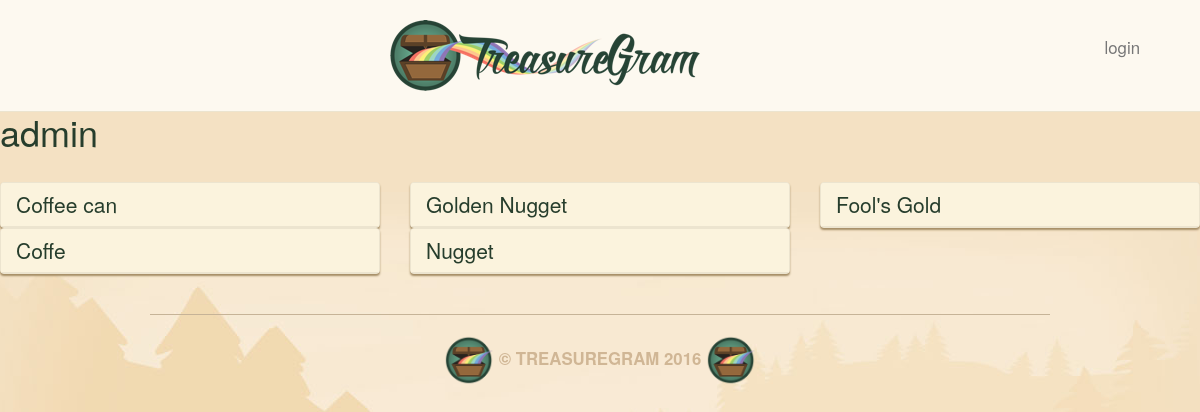
Before: /user/admin/ with the older database file.
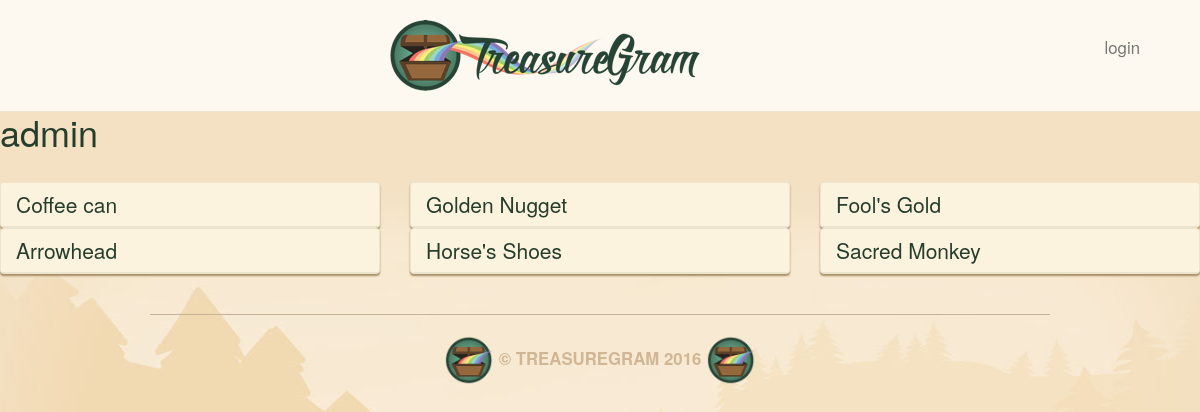
After: the same page with the newer database file.
### main_app/models.py (models this page shows, shortened)
class Treasure(models.Model):
        user = models.ForeignKey(User)
        name = models.CharField(max_length=100)
        value = models.DecimalField(max_digits=10,
                                    decimal_places=2)
        material = models.CharField(max_length=100)
        location = models.CharField(max_length=100)
        image = models.ImageField(upload_to='treasure_images',
                                    default='media/default.png')
        likes = models.IntegerField(default=0)

### main_app/views.py (the view)
# urls.py: url(r'^user/(\w+)/$', views.profile, name = 'profile'),
def profile(request, username):
    user = User.objects.get(username = username)
    treasures = Treasure.objects.filter(user = user)
    return render(request, 'profile.html',
                    {'username':username,
                    'treasures':treasures})

### main_app/templates/profile.html
{% extends 'base.html' %}
{% load staticfiles %}
{% block content %}
<h1>{{ username }}</h1><br>
  <div class="row">
    {% for treasure in treasures %}
      <div class="col-md-4">
      <div class="treasure panel panel-default">
        <a href="/{{ treasure.id }}/">
          <div class="panel-heading">
            <h3 class="panel-title">{{ treasure.name }}</h3>
          </div>
        </a>
      </div>
      </div>
    {% endfor %}
  </div>
{% endblock %}

### main_app/templates/base.html (shortened to what this page needs)
{% load staticfiles %}
<!DOCTYPE html>
<html lang='en'>
<head>
  <link href='{% static 'css/bootstrap.min.css' %}'
        rel='stylesheet'  />
  <link href='{% static 'css/style.css' %}'
        rel='stylesheet'  />
</head>
<body>
  <nav class="navbar navbar-default navbar-static-top text-center">
    <a href="/"><img src="{% static "images/logo.png" %}"></a>
    {% if user.is_authenticated %}
      <a class="navbar-text navbar-right"
          href="{% url 'profile' user.username %}">{{ user.username }}</a>
      <a class="navbar-text navbar-right"
          href="{% url 'logout' %}">logout</a>
    {% else %}
      <a class="navbar-text navbar-right"
          href="{% url 'login' %}">login</a>
    {% endif %}
  </nav>
  <main class="cointainer cointainer--mw700">
    {% block content %}
    {% endblock %}
  </main>
  <footer class="footer container text-center" role="contentinfo">
    <img src="{% static 'images/brand-icon.png' %}" height="50" alt="">
    © TreasureGram 2016
    <img src="{% static 'images/brand-icon.png' %}" height="50" alt="">
  </footer>
</body>
</html>

### main_app/static/css/style.css (style rules this page uses)
body { background: #f3e1c5 url(../images/brand-bg.jpg) no-repeat center top; color: #263d2c; }
h1 { margin-top: 0px; }
.container { max-width: 900px; padding-top: 40px; }
.navbar { margin-bottom: 0; padding-bottom: 20px; padding-top: 20px; }
.navbar-default { background: #fdf9f0; border-color: #ece4cf; }
.navbar-right { margin-right: 5%; }
.navbar-text { font-size: 1.2em; color: #263d2c; }
.panel { background: #fff6e8; border-color: #ece4cf; box-shadow: 0 2px 2px #a58d65; }
.panel-default .panel-heading { background: #fbf3dd; border-color: #ece4cf; }
.panel-title { font-size: 1.5em; color: #263d2c; }
.footer { border-top: 1px solid #c6b397; color: #d0b695; font-weight: bold; font-size: 1.2em; margin-bottom: 20px; margin-top: 40px; padding-top: 20px; text-transform: uppercase; }
.treasure { margin-bottom: 20px; }
.treasure:last-child { margin-bottom: 0; }

Changed rows visible on the page:
removed Treasure: name "Coffe"
removed Treasure: name "Nugget"
added Treasure: name "Arrowhead"
added Treasure: name "Horse's Shoes"
added Treasure: name "Sacred Monkey"
